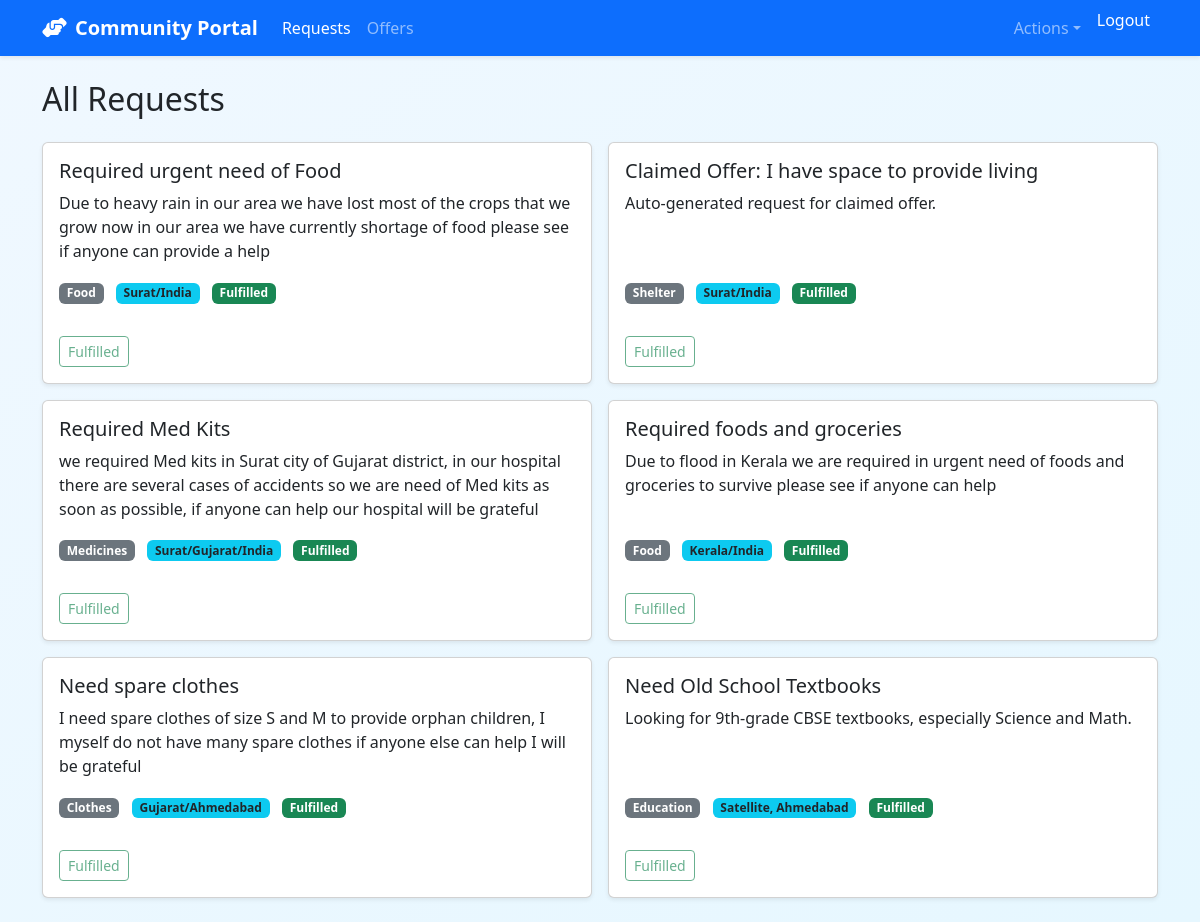
Screenshot of /requests/ (signed in) with the database file from the repository.
### core/models.py (models this page shows, shortened)
class Request(models.Model):
    STATUS_CHOICES = (
        ('pending', 'Pending'),
        ('fulfilled', 'Fulfilled'),
        ('cancelled', 'Cancelled'),
    )
    user = models.ForeignKey(CustomUser, on_delete=models.CASCADE, related_name='requests')
    title = models.CharField(max_length=200)
    description = models.TextField()
    category = models.ForeignKey(Category, on_delete=models.SET_NULL, null=True, blank=True)
    location = models.CharField(max_length=100)
    status = models.CharField(max_length=20, choices=STATUS_CHOICES, default='pending')
    created_at = models.DateTimeField(default=timezone.now)
    class Meta:
        ordering = ['-created_at']

class Category(models.Model):
    name = models.CharField(max_length=100)
    class Meta:
        verbose_name_plural = "Categories"

### core/views.py (the view)
# urls.py: path('requests/', views.request_list, name='request_list'),
@login_required
def request_list(request):
    requests = Request.objects.all()
    return render(request, 'core/request_list.html', {'requests': requests})

### core/templates/core/request_list.html (shortened to what this page needs)
{% extends 'core/base.html' %}
{% block content %}
<h2 class="mb-4">All Requests</h2>
<div class="row g-3">
  {% for req in requests %}
    <div class="col-md-6">
      <div class="card h-100 shadow-sm">
        <div class="card-body d-flex flex-column">
          <h5 class="card-title">{{ req.title }}</h5>
          <p class="card-text">{{ req.description }}</p>
          <ul class="list-inline mt-auto">
            <li class="list-inline-item">
              <span class="badge bg-secondary">{{ req.category.name }}</span>
            </li>
            <li class="list-inline-item">
              <span class="badge bg-info text-dark">{{ req.location }}</span>
            </li>
            <li class="list-inline-item">
              {% if req.status == 'pending' %}
                <span class="badge bg-warning">Pending</span>
              {% elif req.status == 'fulfilled' %}
                <span class="badge bg-success">Fulfilled</span>
              {% else %}
                <span class="badge bg-danger">Cancelled</span>
              {% endif %}
            </li>
          </ul>
          <div class="mt-3">
            {% if req.user == request.user %}
              <form method="post" action="{% url 'delete_request' req.id %}" class="d-inline">
                {% csrf_token %}
                <button class="btn btn-sm btn-danger">Delete</button>
              </form>
            {% elif req.status != 'fulfilled' %}
              <a href="{% url 'offer_help' req.id %}" class="btn btn-sm btn-primary">Offer Help</a>
            {% else %}
              <button class="btn btn-sm btn-outline-success" disabled>Fulfilled</button>
            {% endif %}
          </div>
        </div>
      </div>
    </div>
  {% empty %}
    <p>No requests found.</p>
  {% endfor %}
</div>
{% endblock %}

### core/templates/core/base.html (style rules this page uses)
body { background: linear-gradient(to bottom right, #f0f8ff, #e6f7ff); min-height: 100vh; }

### rows the page displays
Request: title "Required urgent need of Food", description "Due to heavy rain in our area we have lost most of the crops that we grow now in our area we have currently shortage of food please see if anyone can provide a help", category.name "Food", location "Surat/India", status "Fulfilled"
Request: title "Claimed Offer: I have space to provide living", description "Auto-generated request for claimed offer.", category.name "Shelter", location "Surat/India", status "Fulfilled"
Request: title "Required Med Kits", description "we required Med kits in Surat city of Gujarat district, in our hospital there are several cases of accidents so we are need of Med kits as soon as possible, if anyone can help our hospital will be grateful", category.name "Medicines", location "Surat/Gujarat/India", status "Fulfilled"
Request: title "Required foods and groceries", description "Due to flood in Kerala we are required in urgent need of foods and groceries to survive please see if anyone can help", category.name "Food", location "Kerala/India", status "Fulfilled"
Request: title "Need spare clothes", description "I need spare clothes of size S and M to provide orphan children, I myself do not have many spare clothes if anyone else can help I will be grateful", category.name "Clothes", location "Gujarat/Ahmedabad", status "Fulfilled"
Request: title "Need Old School Textbooks", description "Looking for 9th-grade CBSE textbooks, especially Science and Math.", category.name "Education", location "Satellite, Ahmedabad", status "Fulfilled"
